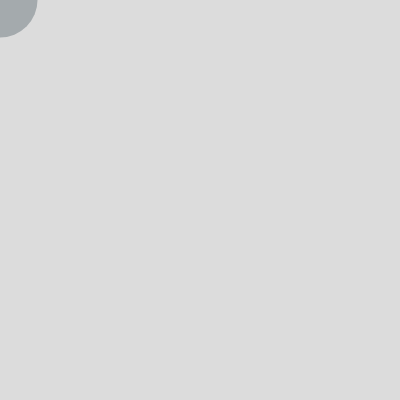
Frame 1 (no input)
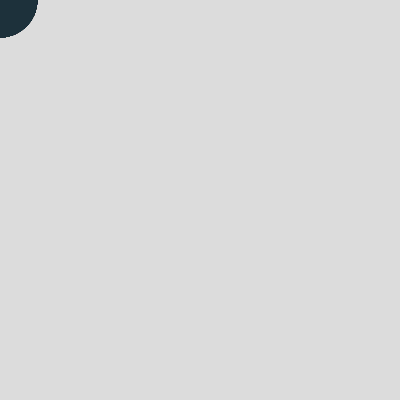
Frame 60 (no input)
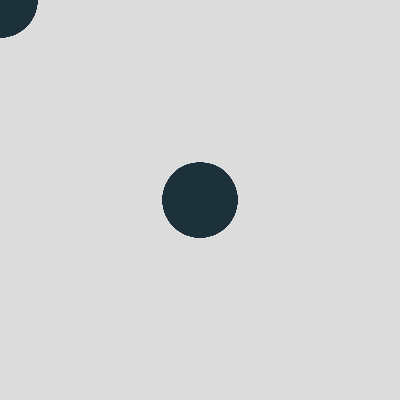
Frame 120 (the mouse pressed at the canvas centre since frame 60)

The p5.js sketch that drew these frames (run headless with seeded random() and noise() and a simulated clock; from frame 60 on, the mouse is pressed at the canvas centre):

// p5.js sketch
// ── sketch.js
function setup() {
  createCanvas(400, 400);
   background(220);
}

function draw() {
 noStroke();
  fill(30,50,60,75)
 ellipse(mouseX, mouseY, 75, 75);}
 
